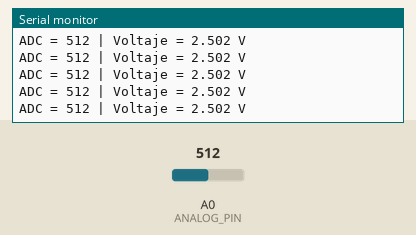
Simulated run of this sketch. Board: Arduino Uno, built with avr-gcc and run on an emulated ATmega328P. On the bench: the last lines printed to the serial monitor. The test bench sets the inputs (shaded band); at power-on: A0 (ANALOG_PIN) = 512.

Above: at 1.2 s.
1.3 s: A0 (ANALOG_PIN) set to 716
At 1.32 s:
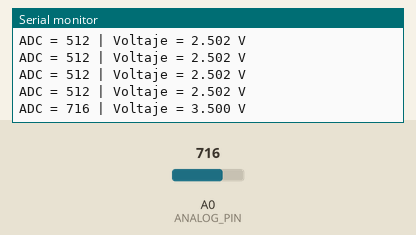
2.8 s: A0 (ANALOG_PIN) set to 900
At 2.83 s:
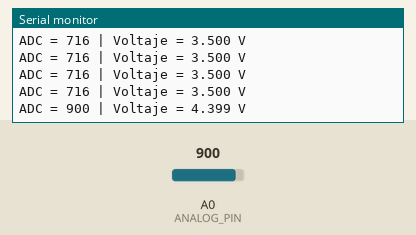
Timing chart, 0 to 5.8 s (numbered marks = the images above; inputs shaded):
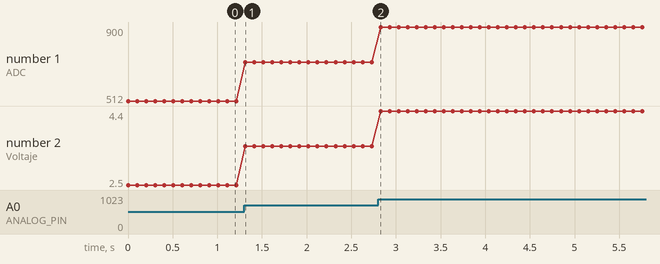

Measured:
- after the input at 1.3 s, the serial monitor: prints a new line at once (image 1)
- after the input at 2.8 s, the serial monitor: prints a new line at once (image 2)
- plotted number 1: 512 → 716 after the input at 1.3 s, 716 → 900 after the input at 2.8 s
- plotted number 2: 2.5 → 3.5 after the input at 1.3 s, 3.5 → 4.4 after the input at 2.8 s

The sketch:

03_analog_read.ino
```cpp
// Prueba 3: lectura analogica
// Potenciometro: 5V - cursor A0 - GND.

const byte ANALOG_PIN = A0;

void setup() {
  Serial.begin(115200);
}

void loop() {
  int raw = analogRead(ANALOG_PIN);
  float voltage = raw * (5.0 / 1023.0);

  Serial.print("ADC = ");
  Serial.print(raw);
  Serial.print(" | Voltaje = ");
  Serial.print(voltage, 3);
  Serial.println(" V");

  delay(100);
}
```
